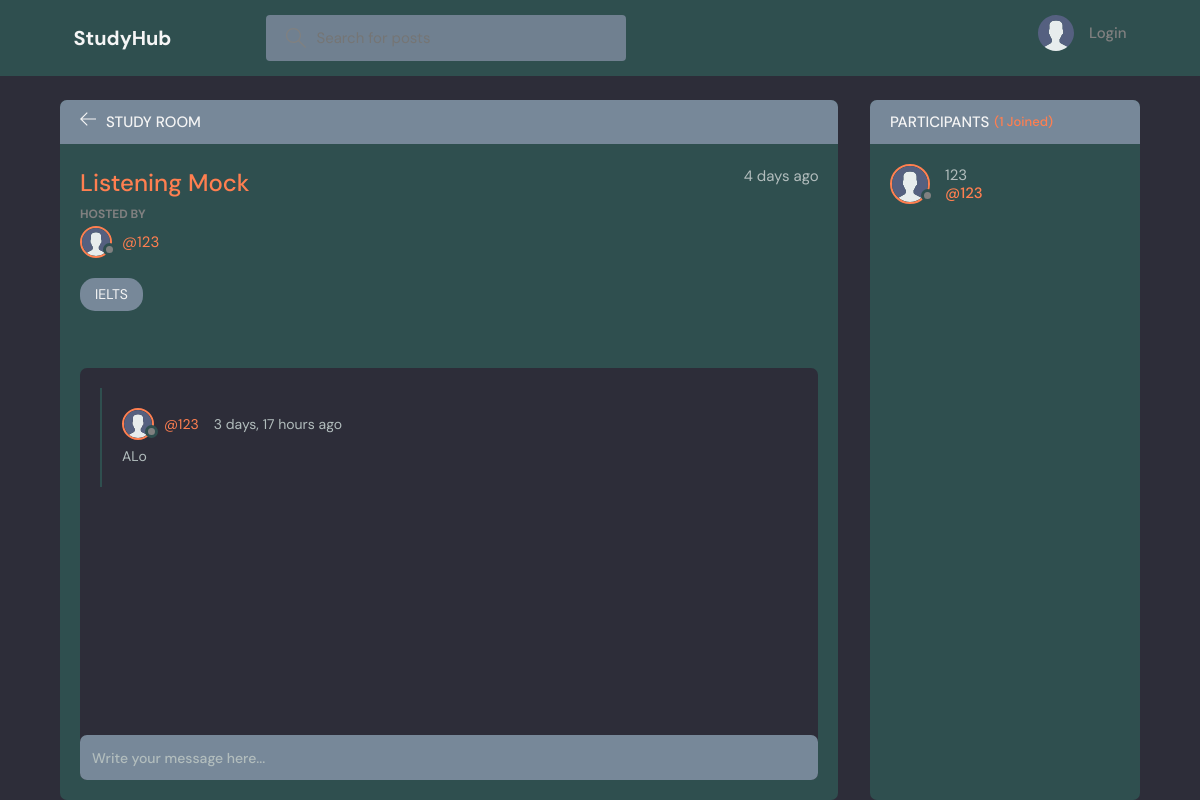
The page /room/2/ on the database as committed earlier.
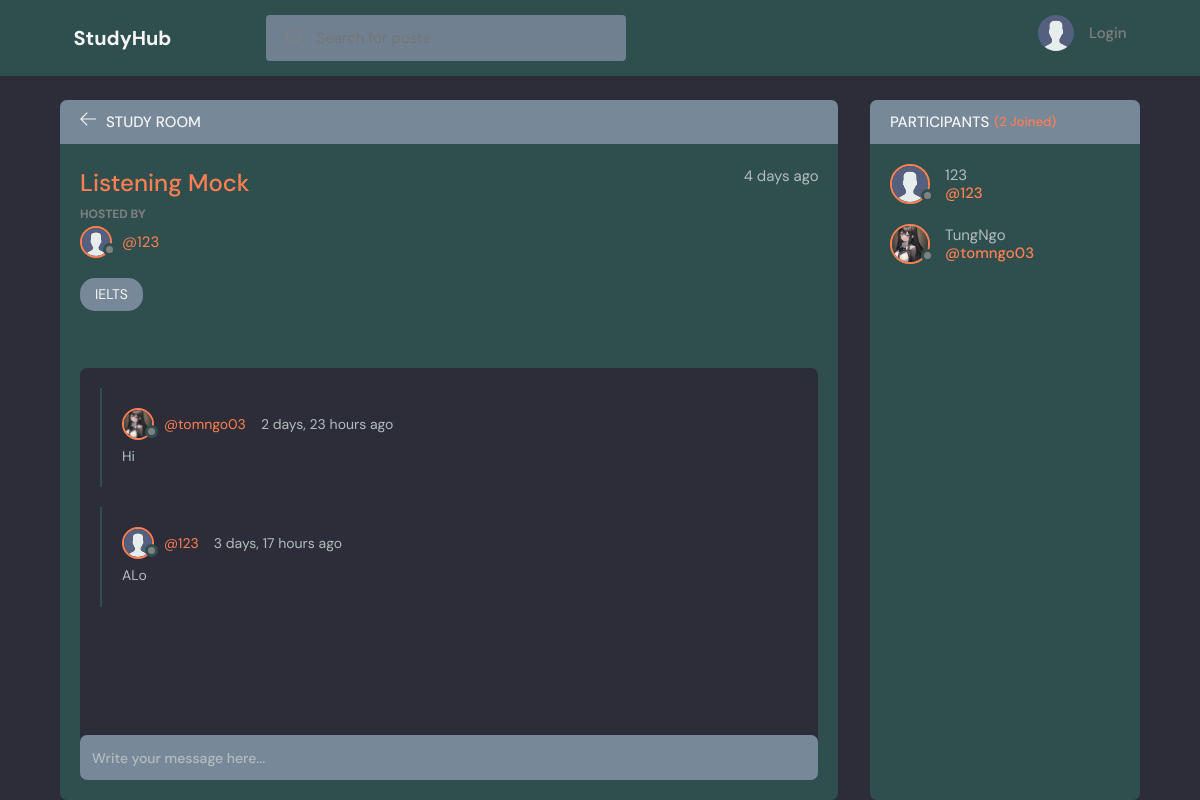
The same page on the database as committed later.
### study_project/models.py (models this page shows, shortened)
class Message(models.Model):
    user = models.ForeignKey(User, on_delete=models.CASCADE)
    room = models.ForeignKey(Room, on_delete=models.CASCADE)
    body = models.TextField()
    updated = models.DateTimeField(auto_now=True)
    created = models.DateTimeField(auto_now_add=True)
    class Meta:
        ordering = ['-updated', '-created']

class User(AbstractUser):
    name = models.CharField(max_length=200, null=True)
    email = models.EmailField(unique=True, null=True)
    bio = models.TextField(null=True)
    avatar = models.ImageField(null=True, default="avatar.svg")
    groups = models.ManyToManyField(
        'auth.Group',
        related_name='auth_users',
        related_query_name='auth_user_set',
        blank=True,
        help_text='The groups this user belongs to. A user will get all permissions granted to each of their groups.',
        verbose_name='groups',
    )
    user_permissions = models.ManyToManyField(
        'auth.Permission',
        related_name='auth_users',
        related_query_name='auth_user_set',
        blank=True,
        help_text='Specific permissions for this user.',
        verbose_name='user permissions',
    )
    USERNAME_FIELD = 'email'
    REQUIRED_FIELDS = []

### study_project/views.py (the view, shortened to what this page needs)
# urls.py: path('room/<str:pk>/', views.room, name="room"),
def room(request, pk):
    room = Room.objects.get(id=pk)
    room_messages = room.message_set.all()
    participants = room.participants.all()
    context = {'room': room, 'room_messages': room_messages,
               'participants': participants}
    return render(request, 'study_project/room.html', context)

### study_project/models.py (called while the page is built)
    def __str__(self):
        return self.name

### study_project/templates/study_project/room.html (shortened to what this page needs)
{% extends 'main.html' %}
{% block content %}
<main class="profile-page layout layout--2">
  <div class="container">
    <div class="room">
      <div class="room__top">
        <div class="room__topLeft">
          <a href="{% url 'home' %}">
            <svg version="1.1" xmlns="http://www.w3.org/2000/svg" width="32" height="32" viewBox="0 0 32 32">
              <title>arrow-left</title>
              <path
                d="M13.723 2.286l-13.723 13.714 13.719 13.714 1.616-1.611-10.96-10.96h27.625v-2.286h-27.625l10.965-10.965-1.616-1.607z">
              </path>
            </svg>
          </a>
          <h3>Study Room</h3>
        </div>
      </div>
      <div class="room__box scroll">
        <div class="room__header scroll">
          <div class="room__info">
            <h3>{{room.name}}</h3>
            <span>{{room.created|timesince}} ago</span>
          </div>
          <div class="room__hosted">
            <p>Hosted By</p>
            <a href="{% url 'user-profile' room.host.id %}" class="room__author">
              <div class="avatar avatar--small">
                <img src="{{room.host.avatar.url}}" />
              </div>
              <span>@{{room.host.username}}</span>
            </a>
          </div>
          <span class="room__topics">{{room.topic}}</span>
        </div>
        <div class="room__conversation">
          <div class="threads scroll">
            {% for message in room_messages %}
            <div class="thread">
              <div class="thread__top">
                <div class="thread__author">
                  <a href="{% url 'user-profile' message.user.id %}" class="thread__authorInfo">
                    <div class="avatar avatar--small">
                      <img src="{{message.user.avatar.url}}" />
                    </div>
                    <span>@{{message.user.username}}</span>
                  </a>
                  <span class="thread__date">{{message.created|timesince}} ago</span>
                </div>
              </div>
              <div class="thread__details">
                {{message.body}}
              </div>
            </div>
            {% endfor %}
          </div>
        </div>
      </div>
      <div class="room__message">
        <form action="" method="POST">
          <input name="body" placeholder="Write your message here..." />
        </form>
      </div>
    </div>
    <div class="participants">
      <h3 class="participants__top">Participants <span>({{participants.count}} Joined)</span></h3>
      <div class="participants__list scroll">
        {% for user in participants %}
        <a href="{%  url 'user-profile' user.id %}" class="participant">
          <div class="avatar avatar--medium">
            <img src="{{user.avatar.url}}" />
          </div>
          <p>
            {{user.name}}
            <span>@{{user.username}}</span>
          </p>
        </a>
        {% endfor %}
      </div>
    </div>
  </div>
</main>
{% endblock content %}

Rows that differ between the two databases and show on the page:
added Message: user.avatar (picture), user.username "tomngo03", created "2 days, 23 hours", body "Hi"
now on this page (row edited): User: avatar (picture), name "TungNgo", username "tomngo03"
Other text that changed with them:
{{ participants.count }}: "1" → "2"
